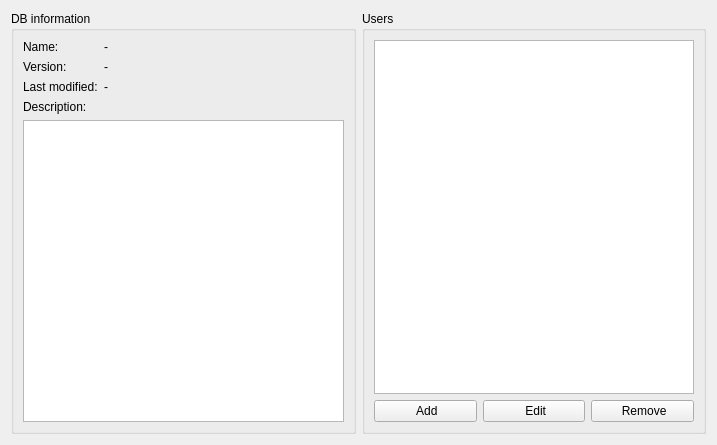
<?xml version="1.0" encoding="UTF-8"?>
<ui version="4.0">
 <class>PicsouDBViewer</class>
 <widget class="QWidget" name="PicsouDBViewer">
  <property name="geometry">
   <rect>
    <x>0</x>
    <y>0</y>
    <width>717</width>
    <height>445</height>
   </rect>
  </property>
  <property name="windowTitle">
   <string>Database Viewer</string>
  </property>
  <layout class="QHBoxLayout" name="horizontalLayout_2">
   <item>
    <widget class="QGroupBox" name="db_info_group">
     <property name="title">
      <string>DB information</string>
     </property>
     <layout class="QVBoxLayout" name="verticalLayout_2">
      <item>
       <layout class="QHBoxLayout" name="horizontalLayout">
        <item>
         <layout class="QVBoxLayout" name="verticalLayout">
          <property name="sizeConstraint">
           <enum>QLayout::SetDefaultConstraint</enum>
          </property>
          <item>
           <widget class="QLabel" name="name_label">
            <property name="sizePolicy">
             <sizepolicy hsizetype="Maximum" vsizetype="Preferred">
              <horstretch>0</horstretch>
              <verstretch>0</verstretch>
             </sizepolicy>
            </property>
            <property name="text">
             <string>Name:</string>
            </property>
            <property name="alignment">
             <set>Qt::AlignLeading|Qt::AlignLeft|Qt::AlignVCenter</set>
            </property>
           </widget>
          </item>
          <item>
           <widget class="QLabel" name="version_label">
            <property name="sizePolicy">
             <sizepolicy hsizetype="Maximum" vsizetype="Preferred">
              <horstretch>0</horstretch>
              <verstretch>0</verstretch>
             </sizepolicy>
            </property>
            <property name="text">
             <string>Version:</string>
            </property>
           </widget>
          </item>
          <item>
           <widget class="QLabel" name="timestamp_label">
            <property name="sizePolicy">
             <sizepolicy hsizetype="Maximum" vsizetype="Preferred">
              <horstretch>0</horstretch>
              <verstretch>0</verstretch>
             </sizepolicy>
            </property>
            <property name="text">
             <string>Last modified:</string>
            </property>
           </widget>
          </item>
         </layout>
        </item>
        <item>
         <layout class="QVBoxLayout" name="verticalLayout_3">
          <item>
           <widget class="QLabel" name="name">
            <property name="text">
             <string>-</string>
            </property>
           </widget>
          </item>
          <item>
           <widget class="QLabel" name="version">
            <property name="text">
             <string>-</string>
            </property>
           </widget>
          </item>
          <item>
           <widget class="QLabel" name="timestamp">
            <property name="text">
             <string>-</string>
            </property>
           </widget>
          </item>
         </layout>
        </item>
        <item>
         <spacer name="horizontalSpacer">
          <property name="orientation">
           <enum>Qt::Horizontal</enum>
          </property>
          <property name="sizeHint" stdset="0">
           <size>
            <width>40</width>
            <height>20</height>
           </size>
          </property>
         </spacer>
        </item>
       </layout>
      </item>
      <item>
       <widget class="QLabel" name="description_label">
        <property name="text">
         <string>Description:</string>
        </property>
       </widget>
      </item>
      <item>
       <widget class="QPlainTextEdit" name="description">
        <property name="readOnly">
         <bool>true</bool>
        </property>
        <property name="textInteractionFlags">
         <set>Qt::LinksAccessibleByKeyboard|Qt::LinksAccessibleByMouse|Qt::TextBrowserInteraction|Qt::TextSelectableByKeyboard|Qt::TextSelectableByMouse</set>
        </property>
       </widget>
      </item>
     </layout>
    </widget>
   </item>
   <item>
    <widget class="QGroupBox" name="users_group">
     <property name="title">
      <string>Users</string>
     </property>
     <layout class="QVBoxLayout" name="verticalLayout_4">
      <item>
       <widget class="QListWidget" name="users_list">
        <property name="editTriggers">
         <set>QAbstractItemView::NoEditTriggers</set>
        </property>
        <property name="showDropIndicator" stdset="0">
         <bool>false</bool>
        </property>
        <property name="alternatingRowColors">
         <bool>true</bool>
        </property>
        <property name="textElideMode">
         <enum>Qt::ElideNone</enum>
        </property>
        <property name="sortingEnabled">
         <bool>false</bool>
        </property>
       </widget>
      </item>
      <item>
       <layout class="QHBoxLayout" name="users_buttons">
        <item>
         <widget class="QPushButton" name="add_user">
          <property name="text">
           <string> Add</string>
          </property>
          <property name="icon">
           <iconset resource="../../picsou.qrc">
            <normaloff>:/resources/material-design/svg/account-plus.svg</normaloff>:/resources/material-design/svg/account-plus.svg</iconset>
          </property>
         </widget>
        </item>
        <item>
         <widget class="QPushButton" name="edit_user">
          <property name="text">
           <string> Edit</string>
          </property>
          <property name="icon">
           <iconset resource="../../picsou.qrc">
            <normaloff>:/resources/material-design/svg/account-edit.svg</normaloff>:/resources/material-design/svg/account-edit.svg</iconset>
          </property>
         </widget>
        </item>
        <item>
         <widget class="QPushButton" name="remove_user">
          <property name="text">
           <string> Remove</string>
          </property>
          <property name="icon">
           <iconset resource="../../picsou.qrc">
            <normaloff>:/resources/material-design/svg/account-remove.svg</normaloff>:/resources/material-design/svg/account-remove.svg</iconset>
          </property>
         </widget>
        </item>
       </layout>
      </item>
     </layout>
    </widget>
   </item>
  </layout>
  <action name="action_add_user">
   <property name="icon">
    <iconset resource="../../picsou.qrc">
     <normaloff>:/resources/material-design/svg/account-plus.svg</normaloff>:/resources/material-design/svg/account-plus.svg</iconset>
   </property>
   <property name="text">
    <string>Add user</string>
   </property>
  </action>
  <action name="action_edit_user">
   <property name="icon">
    <iconset resource="../../picsou.qrc">
     <normaloff>:/resources/material-design/svg/account-edit.svg</normaloff>:/resources/material-design/svg/account-edit.svg</iconset>
   </property>
   <property name="text">
    <string>Edit user</string>
   </property>
  </action>
  <action name="action_remove_user">
   <property name="icon">
    <iconset resource="../../picsou.qrc">
     <normaloff>:/resources/material-design/svg/account-remove.svg</normaloff>:/resources/material-design/svg/account-remove.svg</iconset>
   </property>
   <property name="text">
    <string>Remove user</string>
   </property>
  </action>
 </widget>
 <tabstops>
  <tabstop>users_list</tabstop>
  <tabstop>add_user</tabstop>
  <tabstop>edit_user</tabstop>
  <tabstop>remove_user</tabstop>
  <tabstop>description</tabstop>
 </tabstops>
 <resources>
  <include location="../../picsou.qrc"/>
 </resources>
 <connections/>
</ui>
